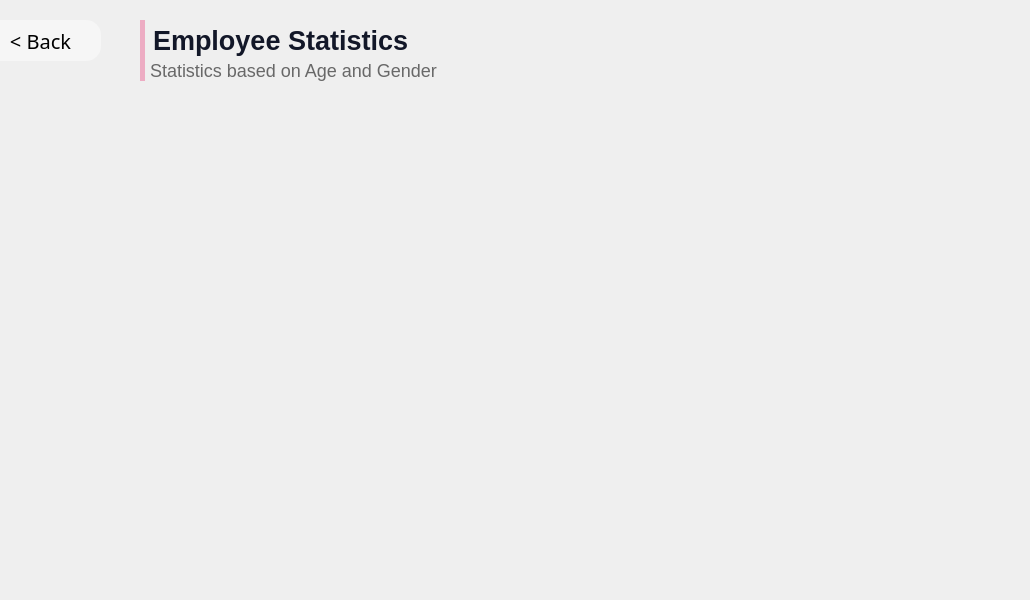
      <widget class="QWidget" name="page_8">
       <widget class="QWidget" name="gridLayoutWidget">
        <property name="geometry">
         <rect>
          <x>19</x>
          <y>99</y>
          <width>481</width>
          <height>491</height>
         </rect>
        </property>
        <layout class="QGridLayout" name="gridLayout1"/>
       </widget>
       <widget class="QWidget" name="gridLayoutWidget_2">
        <property name="geometry">
         <rect>
          <x>530</x>
          <y>100</y>
          <width>491</width>
          <height>491</height>
         </rect>
        </property>
        <layout class="QGridLayout" name="gridLayout2"/>
       </widget>
       <widget class="QPushButton" name="back1_btn_4">
        <property name="geometry">
         <rect>
          <x>-20</x>
          <y>20</y>
          <width>121</width>
          <height>41</height>
         </rect>
        </property>
        <property name="font">
         <font>
          <family>Poppins</family>
          <pointsize>15</pointsize>
          <weight>34</weight>
          <italic>false</italic>
          <bold>false</bold>
         </font>
        </property>
        <property name="cursor">
         <cursorShape>PointingHandCursor</cursorShape>
        </property>
        <property name="styleSheet">
         <string notr="true">QPushButton{
background-color:rgb(246, 246, 246);
border:0;
color:black;
	font: 75 15pt &quot;Poppins&quot;;
font-weight:275;
border-radius:15px;
}</string>
        </property>
        <property name="text">
         <string>&lt; Back</string>
        </property>
       </widget>
       <widget class="QLabel" name="label_141">
        <property name="geometry">
         <rect>
          <x>140</x>
          <y>20</y>
          <width>371</width>
          <height>41</height>
         </rect>
        </property>
        <property name="styleSheet">
         <string notr="true">font-family: 'Poppins';
font-style: normal;
background:rgba(0,0,0,0);
font-weight: 600;
font-size: 27px;
color: rgb(18,23,40);
border-left: 5px solid rgb(237,172,195);
padding-left: 1px;

</string>
        </property>
        <property name="text">
         <string>Employee Statistics</string>
        </property>
       </widget>
       <widget class="QLabel" name="label_142">
        <property name="geometry">
         <rect>
          <x>140</x>
          <y>60</y>
          <width>411</width>
          <height>21</height>
         </rect>
        </property>
        <property name="styleSheet">
         <string notr="true">font-family: 'Poppins';
font-style: normal;
background:rgba(0,0,0,0);
font-weight: 275;
font-size: 18px;
color: rgb(104,104,104);
border-left: 5px solid rgb(237,172,195);
padding-left: 1px;

</string>
        </property>
        <property name="text">
         <string>Statistics based on Age and Gender</string>
        </property>
       </widget>
      </widget>
